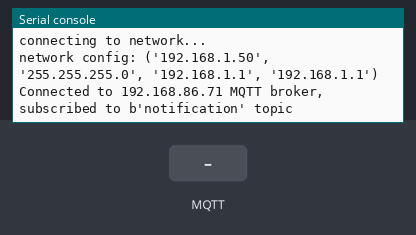
Bench run of a program on a simulated MicroPython board. On the bench: the last lines printed to the serial console. The test bench sets the inputs (shaded band). WiFi joins after 1.5 s; no MQTT or app messages arrive unless stated; the clock reads 2024-03-15 10:24:30 at power-on unless the program sets it.

Above: at 2.8 s.
2.9 s: MQTT message "notification" arrives on the first subscribed topic
At 4.0 s:
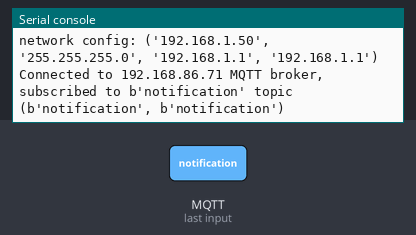
5.1 s: MQTT message "received" arrives on the first subscribed topic
At 6.8 s:
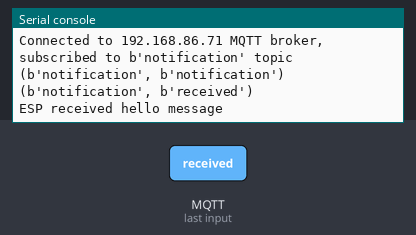
7.1 s: MQTT message "1" arrives on the first subscribed topic
At 8.3 s:
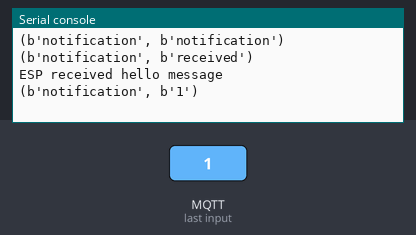
9.1 s: MQTT message "on" arrives on the first subscribed topic
At 10.0 s:
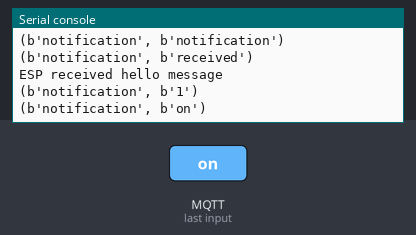
11.1 s: MQTT message "off" arrives on the first subscribed topic
At 12.7 s:
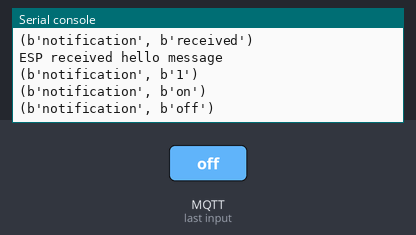

The program:

main.py
```python
def sub_cb(topic, msg):
  print((topic, msg))
  if topic == b'notification' and msg == b'received':
    print('ESP received hello message')

def connect_and_subscribe():
  global client_id, mqtt_server, topic_sub
  client = MQTTClient(client_id, mqtt_server)
  client.set_callback(sub_cb)
  client.connect()
  client.subscribe(topic_sub)
  print('Connected to %s MQTT broker, subscribed to %s topic' % (mqtt_server, topic_sub))
  return client

def restart_and_reconnect():
  print('Failed to connect to MQTT broker. Reconnecting...')
  time.sleep(10)
  machine.reset()

try:
  client = connect_and_subscribe()
except OSError as e:
  restart_and_reconnect()

while True:
  try:
    client.check_msg()
    if (time.time() - last_message) > message_interval:
      msg = b'Hello #%d' % counter
      client.publish(topic_pub, msg)
      last_message = time.time()
      counter += 1
  except OSError as e:
    restart_and_reconnect()
  time.sleep(1)
```

boot.py
```python
# This file is executed on every boot (including wake-boot from deepsleep)
try:
  import usocket as socket
except:
  import socket

from machine import Pin
from umqttsample import MQTTClient
import esp
import uos, machine
import gc
import webrepl
import network
import time
import ubinascii
import machine
import micropython

#uos.dupterm(None, 1) # disable REPL on UART(0)

def do_connect():
    sta_if = network.WLAN(network.STA_IF)
    ap_if = network.WLAN(network.AP_IF)
    if ap_if.active():
      ap_if.active(False)

    if not sta_if.isconnected():
        print('connecting to network...')
        sta_if.active(True)
        sta_if.connect('Legolas', '0bi4amPatet0')
        while not sta_if.isconnected():
            pass
    print('network config:', sta_if.ifconfig())

mqtt_server = '192.168.86.71'
client_id = ubinascii.hexlify(machine.unique_id())
topic_sub = b'notification'
topic_pub = b'hello'

last_message = 0
message_interval = 5
counter = 0

# led = Pin(2, Pin.OUT)

esp.osdebug(None)
webrepl.start()
gc.collect()

do_connect()
```

Measured:
- after the input at 2.9 s, the serial console: prints a new line after 0.76 s (image 1)
- after the input at 5.1 s, the serial console: prints a new line after 0.56 s (image 2)
- after the input at 7.1 s, the serial console: prints a new line after 0.56 s (image 3)
- after the input at 9.1 s, the serial console: prints a new line after 0.56 s (image 4)
- after the input at 11.1 s, the serial console: prints a new line after 0.56 s (image 5)
